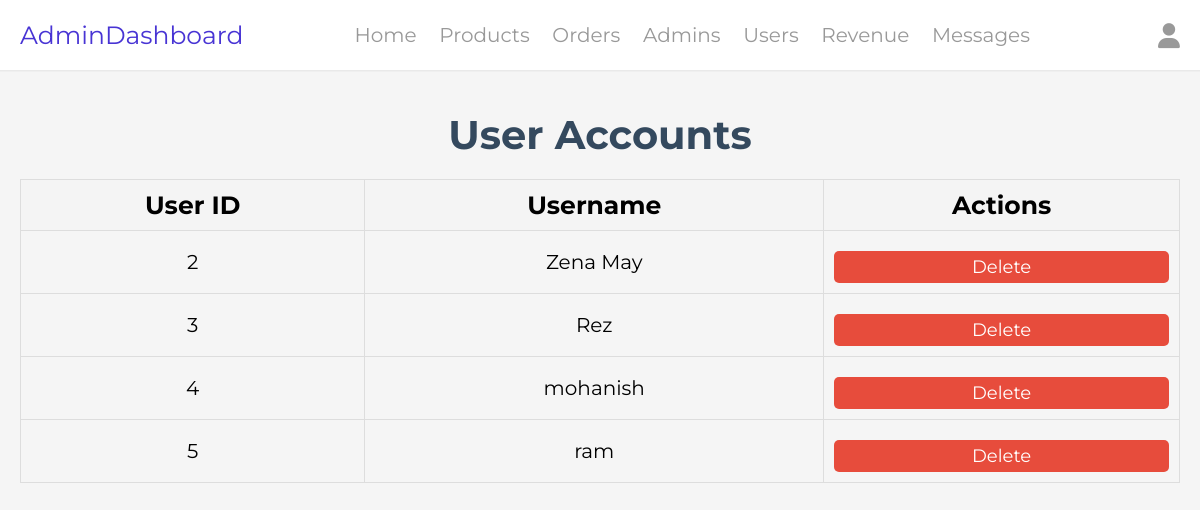
/admin/users_accounts.php (signed in), run on the app's committed database.
### tables this page shows
CREATE TABLE `users` (
  `id` int(100) NOT NULL,
  `name` varchar(20) NOT NULL,
  `email` varchar(50) NOT NULL,
  `number` varchar(10) NOT NULL,
  `password` varchar(50) NOT NULL,
  `address` varchar(500) NOT NULL
);

### admin/users_accounts.php (the view, shortened to what this page needs)
<?php
include '../components/connect.php';
?>
<!DOCTYPE html>
<html lang="en">
<head>
   <link rel="stylesheet" href="https://cdnjs.cloudflare.com/ajax/libs/font-awesome/6.1.1/css/all.min.css">
   <link rel="stylesheet" href="../css/admin_style.css">
</head>
<body>
<?php include '../components/admin_header.php'; ?>
<section class="accounts">
   <h1 class="heading">User Accounts</h1>
   <?php
      $select_account = $conn->prepare("SELECT * FROM `users`");
      $select_account->execute();
      if ($select_account->rowCount() > 0) {
   ?>
   <table>
      <thead>
         <tr>
            <th>User ID</th>
            <th>Username</th>
            <th class="actions">Actions</th>
         </tr>
      </thead>
      <tbody>
         <?php
            while ($fetch_accounts = $select_account->fetch(PDO::FETCH_ASSOC)) {
         ?>
         <tr>
            <td><?= $fetch_accounts['id']; ?></td>
            <td><?= $fetch_accounts['name']; ?></td>
            <td class="actions">
               <a href="users_accounts.php?delete=<?= $fetch_accounts['id']; ?>" class="delete-btn" onclick="return confirm('Delete this account?');">Delete</a>
            </td>
         </tr>
         <?php
            }
         ?>
      </tbody>
   </table>
   <?php
      } else {
         echo '<p class="empty">No accounts available</p>';
      }
   ?>
</section>
</body>
</html>

### css/admin_style.css (style rules this page uses)
:root { --main-color:#4834d4; --red:#e74c3c; --orange:#f39c12; --black:#34495e; --white:#fff; --light-bg:#f5f5f5; --light-color:#999; --border:.2rem solid var(--black); --box-shadow:box-shadow: rgba(0, 0, 0, 0.05) 0px 0px 0px 1.5px;; }
* { font-family: 'Montserrat', sans-serif; margin:0; padding:0; box-sizing: border-box; text-decoration: none; outline: none; border:none; }
html { font-size: 62.5%; overflow-x: hidden; }
body { background-color: var(--light-bg); }
section { max-width: 1200px; margin:0 auto; padding:2rem; }
.btn, .delete-btn, .option-btn { display: block; margin-top: 1rem; border-radius: .5rem; cursor: pointer; width: 100%; font-size: 1.8rem; color:var(--white); text-transform: capitalize; text-align: center; }
.delete-btn { background-color: var(--red); }
table { width: 100%; border-collapse: collapse; margin: 2rem 0; }
th, td { padding: 1rem; text-align: left; border-bottom: 1px solid #ccc; }
th { background-color: #f5f5f5; font-size: 1.1rem; font-weight: bold; }
.heading { text-align: center; margin-top: 2rem; margin-bottom: 2rem; text-transform: capitalize; color:var(--black); font-size: 4rem; }

### admin/users_accounts.php (style rules this page uses)
table { width: 100%; border-collapse: collapse; margin-top: 20px; }
th, td { border: 1px solid #ddd; padding: 10px; text-align: center; font-size: 2rem; }
th { background-color: #f4f4f4; text-align: center; font-size: 2.5rem; }
.actions { text-align: center; }
.delete-btn { background-color: #e74c3c; color: #fff; padding: 5px 10px; border-radius: 5px; text-decoration: none; }

### data on the page
users: id "2", name "Zena May"
users: id "3", name "Rez"
users: id "4", name "mohanish"
users: id "5", name "ram"
